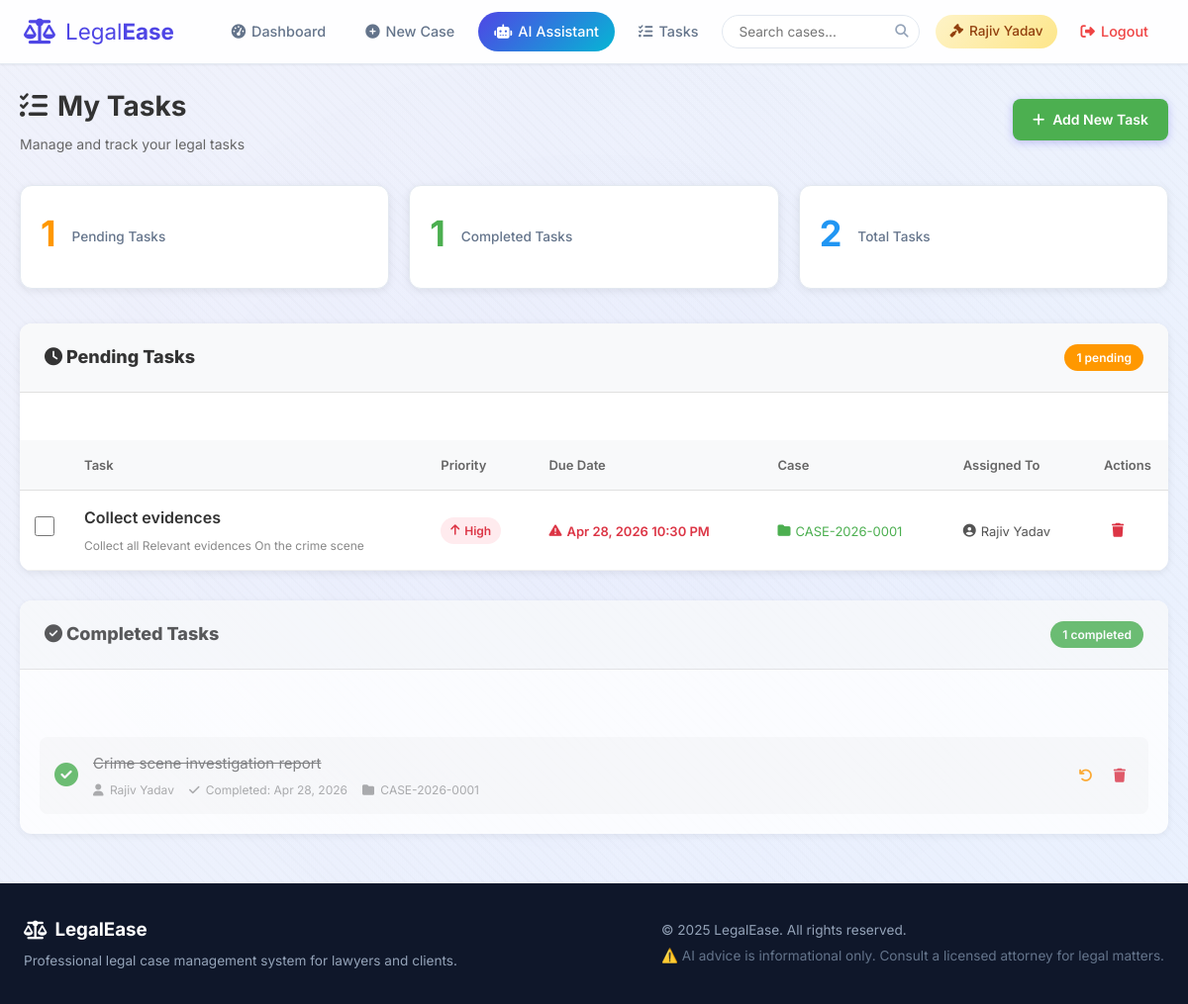
Page /tasks (signed in) on the committed database.
### database.py (models this page shows)
class User(UserMixin, db.Model):
    __tablename__ = 'users'
    id = db.Column(db.Integer, primary_key=True)
    username = db.Column(db.String(80), unique=True, nullable=False)
    email = db.Column(db.String(120), unique=True, nullable=False)
    password = db.Column(db.String(200), nullable=False)
    role = db.Column(db.String(20), nullable=False, default='client')  # 'lawyer' or 'client'
    full_name = db.Column(db.String(150), nullable=False)
    phone = db.Column(db.String(20))
    created_at = db.Column(db.DateTime, default=datetime.utcnow)
    cases = db.relationship('Case', backref='owner', lazy=True, foreign_keys='Case.user_id')
    assigned_cases = db.relationship('Case', backref='lawyer', lazy=True, foreign_keys='Case.lawyer_id')

class Task(db.Model):
    __tablename__ = 'tasks'
    id = db.Column(db.Integer, primary_key=True)
    title = db.Column(db.String(200), nullable=False)
    description = db.Column(db.Text)
    status = db.Column(db.String(20), default='pending')  # pending or completed
    priority = db.Column(db.String(20), default='medium')  # high, medium, low
    due_date = db.Column(db.DateTime, nullable=True)
    completed_at = db.Column(db.DateTime, nullable=True)
    created_at = db.Column(db.DateTime, default=datetime.utcnow)
    case_id = db.Column(db.Integer, db.ForeignKey('cases.id'), nullable=True)
    assigned_by_id = db.Column(db.Integer, db.ForeignKey('users.id'), nullable=False)
    assigned_to_id = db.Column(db.Integer, db.ForeignKey('users.id'), nullable=False)
    case = db.relationship('Case', backref=db.backref('tasks', lazy=True))
    assigned_by = db.relationship('User', foreign_keys=[assigned_by_id], backref='tasks_created')
    assigned_to = db.relationship('User', foreign_keys=[assigned_to_id], backref='tasks_assigned')

class Case(db.Model):
    __tablename__ = 'cases'
    id = db.Column(db.Integer, primary_key=True)
    case_number = db.Column(db.String(50), unique=True, nullable=False)
    title = db.Column(db.String(200), nullable=False)
    description = db.Column(db.Text, nullable=False)
    case_type = db.Column(db.String(50), nullable=False)  # civil, criminal, family, corporate, etc.
    status = db.Column(db.String(30), default='Open')  # Open, In Progress, Closed, On Hold
    priority = db.Column(db.String(20), default='Medium')  # Low, Medium, High, Urgent
    court_name = db.Column(db.String(200))
    judge_name = db.Column(db.String(150))
    opposing_party = db.Column(db.String(200))
    next_hearing = db.Column(db.DateTime)
    filing_date = db.Column(db.DateTime, default=datetime.utcnow)
    closing_date = db.Column(db.DateTime)
    user_id = db.Column(db.Integer, db.ForeignKey('users.id'), nullable=False)
    lawyer_id = db.Column(db.Integer, db.ForeignKey('users.id'))
    created_at = db.Column(db.DateTime, default=datetime.utcnow)
    updated_at = db.Column(db.DateTime, default=datetime.utcnow, onupdate=datetime.utcnow)
    documents = db.relationship('Document', backref='case', lazy=True, cascade='all, delete-orphan')
    notes = db.relationship('CaseNote', backref='case', lazy=True, cascade='all, delete-orphan')
    reminders = db.relationship('Reminder', backref='case', lazy=True, cascade='all, delete-orphan')

### app.py (the view)
@app.route('/tasks')
@login_required
def view_tasks():
    if current_user.role == 'lawyer':
        tasks = Task.query.filter(
            (Task.assigned_to_id == current_user.id) |
            (Task.assigned_by_id == current_user.id)
        ).order_by(Task.status.asc(), Task.priority.desc(), Task.due_date.asc()).all()
    else:
        tasks = Task.query.filter_by(assigned_to_id=current_user.id).order_by(
            Task.status.asc(), Task.due_date.asc()
        ).all()
    pending_tasks = [t for t in tasks if t.status == 'pending']
    completed_tasks = [t for t in tasks if t.status == 'completed']
    return render_template('tasks.html',
                         pending_tasks=pending_tasks,
                         completed_tasks=completed_tasks,
                         now=datetime.now())

### templates/tasks.html (shortened to what this page needs)
{% extends "base.html" %}
{% block content %}
<div class="page-container">
    <div class="page-header">
        <div>
            <h1><i class="fas fa-tasks"></i> My Tasks</h1>
            <p class="page-subtitle">Manage and track your legal tasks</p>
        </div>
        <a href="{{ url_for('add_task') }}" class="btn btn-primary">
            <i class="fas fa-plus"></i> Add New Task
        </a>
    </div>
    <div class="stats-row">
        <div class="stat-card pending-stat">
            <div class="stat-number">{{ pending_tasks|length }}</div>
            <div class="stat-label">Pending Tasks</div>
        </div>
        <div class="stat-card completed-stat">
            <div class="stat-number">{{ completed_tasks|length }}</div>
            <div class="stat-label">Completed Tasks</div>
        </div>
        <div class="stat-card total-stat">
            <div class="stat-number">{{ pending_tasks|length + completed_tasks|length }}</div>
            <div class="stat-label">Total Tasks</div>
        </div>
    </div>
    <div class="tasks-section">
        <div class="section-header">
            <h2><i class="fas fa-clock"></i> Pending Tasks</h2>
            <span class="section-badge">{{ pending_tasks|length }} pending</span>
        </div>
        {% if pending_tasks %}
            <div class="tasks-table-container">
                <table class="tasks-table">
                    <thead>
                        <tr>
                            <th style="width: 50px"></th>
                            <th>Task</th>
                            <th>Priority</th>
                            <th>Due Date</th>
                            <th>Case</th>
                            <th>Assigned To</th>
                            <th style="width: 80px">Actions</th>
                        </thead>
                        <tbody>
                            {% for task in pending_tasks %}
                            <tr class="task-row" data-task-id="{{ task.id }}">
                                <td class="checkbox-cell">
                                    <input type="checkbox" class="task-checkbox" data-task-id="{{ task.id }}">
                                </td>
                                <td class="task-title-cell">
                                    <div class="task-title">{{ task.title }}</div>
                                    {% if task.description %}
                                        <div class="task-description">{{ task.description[:80] }}</div>
                                    {% endif %}
                                </td>
                                <td>
                                    {% if task.priority == 'high' %}
                                        <span class="priority-badge priority-high">
                                            <i class="fas fa-arrow-up"></i> High
                                        </span>
                                    {% elif task.priority == 'medium' %}
                                        <span class="priority-badge priority-medium">
                                            <i class="fas fa-minus"></i> Medium
                                        </span>
                                    {% else %}
                                        <span class="priority-badge priority-low">
                                            <i class="fas fa-arrow-down"></i> Low
                                        </span>
                                    {% endif %}
                                </td>
                                <td>
                                    {% if task.due_date %}
                                        {% if task.due_date < now %}
                                            <span class="due-date overdue">
                                                <i class="fas fa-exclamation-triangle"></i>
                                                {{ task.due_date.strftime('%b %d, %Y %I:%M %p') }}
                                            </span>
                                        {% else %}
                                            <span class="due-date">
                                                <i class="fas fa-calendar"></i>
                                                {{ task.due_date.strftime('%b %d, %Y %I:%M %p') }}
                                            </span>
                                        {% endif %}
                                    {% else %}
                                        <span class="due-date no-date">
                                            <i class="fas fa-calendar-alt"></i> No due date
                                        </span>
                                    {% endif %}
                                </td>
                                <td>
                                    {% if task.case %}
                                        <a href="{{ url_for('case_detail', case_id=task.case.id) }}" class="case-link">
                                            <i class="fas fa-folder"></i> {{ task.case.case_number }}
                                        </a>
                                    {% else %}
                                        <span class="no-case">—</span>
                                    {% endif %}
                                </td>
                                <td>
                                    <span class="assignee">
                                        <i class="fas fa-user-circle"></i>
                                        {{ task.assigned_to.full_name }}
                                    </span>
                                </td>
                                <td>
                                    <button class="btn-icon delete-task" data-task-id="{{ task.id }}" title="Delete">
                                        <i class="fas fa-trash"></i>
                                    </button>
                                </td>
                            </tr>
                            {% endfor %}
                        </tbody>
                    </table>
                </div>
        {% endif %}
    </div>
    {% if completed_tasks %}
    <div class="tasks-section completed-section">
        <div class="section-header">
            <h2><i class="fas fa-check-circle"></i> Completed Tasks</h2>
            <span class="section-badge completed">{{ completed_tasks|length }} completed</span>
        </div>
        <div class="completed-tasks-list">
            {% for task in completed_tasks %}
            <div class="completed-task-card">
                <div class="completed-check">
                    <i class="fas fa-check-circle"></i>
                </div>
                <div class="completed-info">
                    <div class="completed-title">{{ task.title }}</div>
                    <div class="completed-meta">
                        <span><i class="fas fa-user"></i> {{ task.assigned_to.full_name }}</span>
                        <span><i class="fas fa-check"></i> Completed: {{ task.completed_at.strftime('%b %d, %Y') }}</span>
                        {% if task.case %}
                            <span><i class="fas fa-folder"></i> {{ task.case.case_number }}</span>
                        {% endif %}
                    </div>
                </div>
                <div class="completed-actions">
                    <button class="btn-icon reopen-task" data-task-id="{{ task.id }}" title="Reopen Task">
                        <i class="fas fa-undo"></i>
                    </button>
                    <button class="btn-icon delete-task" data-task-id="{{ task.id }}" title="Delete">
                        <i class="fas fa-trash"></i>
                    </button>
                </div>
            </div>
            {% endfor %}
        </div>
    </div>
    {% endif %}
</div>
{% endblock %}

### templates/base.html (shortened to what this page needs)
<!DOCTYPE html>
<html lang="en">
<head>
    <link rel="stylesheet" href="{{ url_for('static', filename='css/style.css') }}">
    <link href="https://cdnjs.cloudflare.com/ajax/libs/font-awesome/6.5.0/css/all.min.css" rel="stylesheet">
</head>
<body>
    <nav class="navbar">
        <div class="nav-container">
            <a href="{{ url_for('index') }}" class="nav-logo">
                <i class="fas fa-balance-scale"></i>
                <span>Legal<strong>Ease</strong></span>
            </a>
            <div class="nav-menu" id="navMenu">
                {% if current_user.is_authenticated %}
                    <a href="{{ url_for('dashboard') }}" class="nav-link">
                        <i class="fas fa-tachometer-alt"></i> Dashboard
                    </a>
                    <a href="{{ url_for('add_case') }}" class="nav-link">
                        <i class="fas fa-plus-circle"></i> New Case
                    </a>
                    <a href="{{ url_for('chatbot') }}" class="nav-link nav-link-bot">
                        <i class="fas fa-robot"></i> AI Assistant
                    </a>
                    <a href="{{ url_for('view_tasks') }}" class="nav-link">
                        <i class="fas fa-tasks"></i> Tasks
                    </a>
                    <div class="nav-search">
                        <form action="{{ url_for('search') }}" method="GET">
                            <input type="text" name="q" placeholder="Search cases..." class="search-input">
                            <button type="submit" class="search-btn"><i class="fas fa-search"></i></button>
                        </form>
                    </div>
                    <div class="nav-user">
                        <span class="user-badge {{ current_user.role }}">
                            <i class="fas fa-{% if current_user.role == 'lawyer' %}gavel{% else %}user{% endif %}"></i>
                            {{ current_user.full_name }}
                        </span>
                        <a href="{{ url_for('logout') }}" class="nav-link logout-btn">
                            <i class="fas fa-sign-out-alt"></i> Logout
                        </a>
                    </div>
                {% endif %}
            </div>
        </div>
    </nav>
    <main class="main-content">
        {% block content %}{% endblock %}
    </main>
    <footer class="footer">
        <div class="footer-content">
            <div class="footer-section">
                <h3><i class="fas fa-balance-scale"></i> LegalEase</h3>
                <p>Professional legal case management system for lawyers and clients.</p>
            </div>
            <div class="footer-section">
                <p>&copy; 2025 LegalEase. All rights reserved.</p>
                <p class="disclaimer">⚠️ AI advice is informational only. Consult a licensed attorney for legal matters.</p>
            </div>
        </div>
    </footer>
</body>
</html>

### rows in the picture
User: full_name "Rajiv Yadav"
Task: title "Collect evidences", description "Collect all Relevant evidences On the crime scene", priority "high" (drawn), due_date "Apr 28, 2026 10:30 PM", case.case_number "CASE-2026-0001", assigned_to.full_name "Rajiv Yadav"
Task: title "Crime scene investigation report", assigned_to.full_name "Rajiv Yadav", completed_at "Apr 28, 2026", case.case_number "CASE-2026-0001"

### other values in the picture
{{ pending_tasks|length }} "1"
{{ completed_tasks|length }} "1"
{{ pending_tasks|length + completed_tasks|length }} "2"
